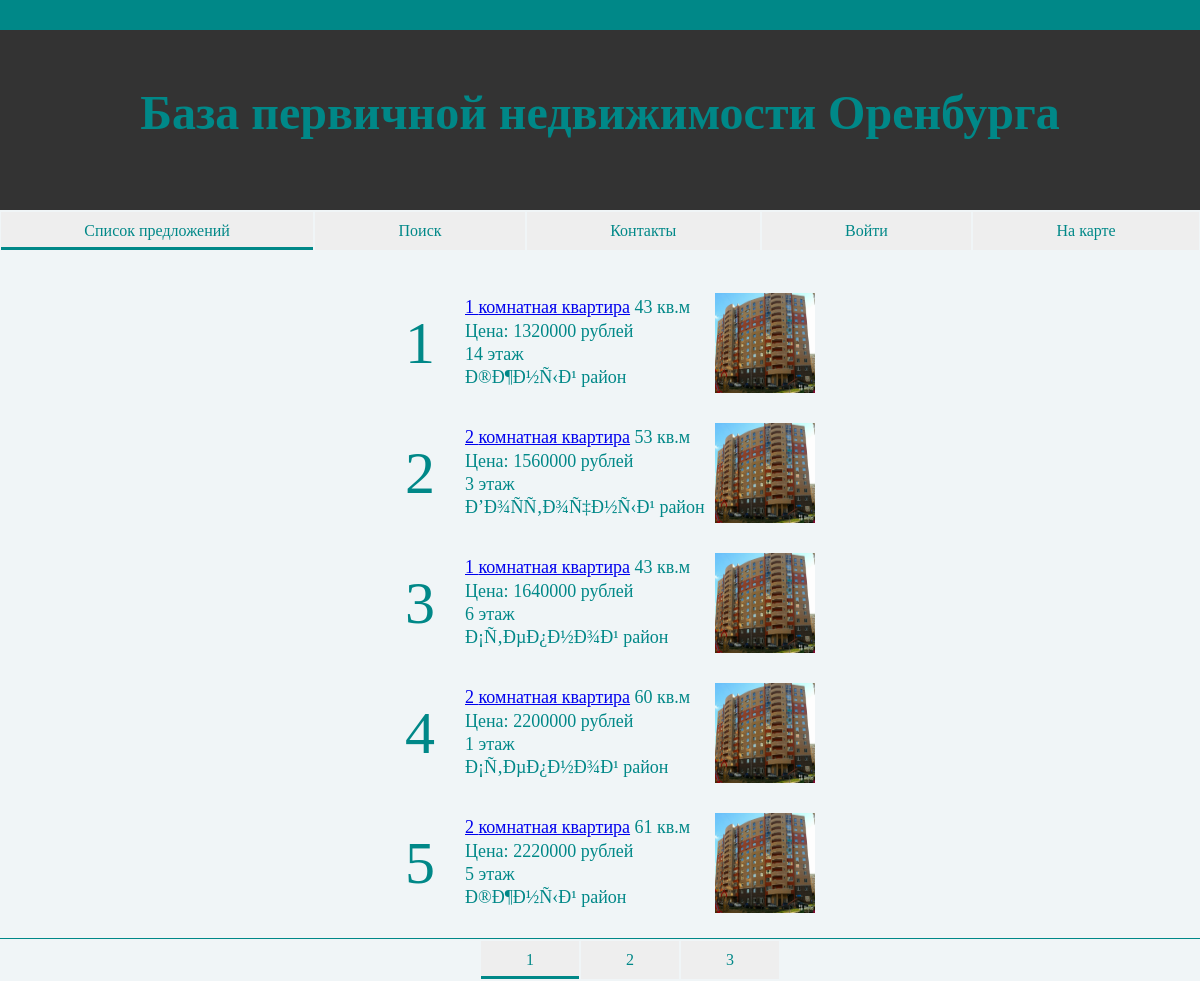
The page /List.php on the database as committed earlier.
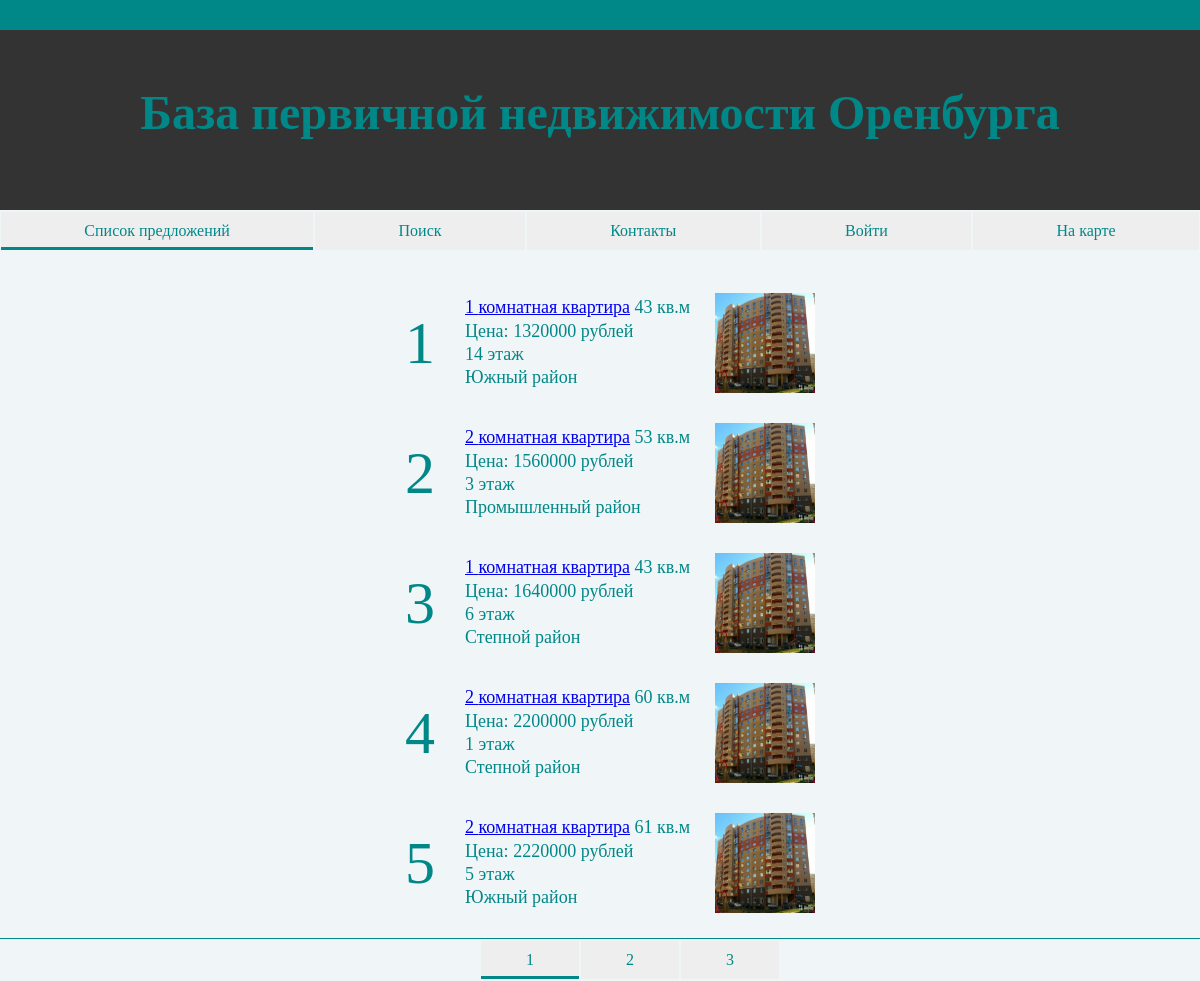
The same page on the database as committed later.
### tables this page shows
CREATE TABLE `Supply` (
  `id` int(11) NOT NULL DEFAULT '0',
  `price` int(11) DEFAULT NULL,
  `area` int(11) DEFAULT NULL,
  `metercost` int(11) DEFAULT NULL,
  `rooms` int(11) DEFAULT NULL,
  `storey` int(11) DEFAULT NULL,
  `stage` text,
  `iddistrict` int(11) DEFAULT NULL,
  `date` date DEFAULT NULL,
  `address` text,
  PRIMARY KEY (`id`),
  KEY `iddistrict` (`iddistrict`),
  CONSTRAINT `Supply_ibfk_1` FOREIGN KEY (`iddistrict`) REFERENCES `District` (`iddistrict`)
);

CREATE TABLE `District` (
  `iddistrict` int(11) NOT NULL DEFAULT '0',
  `district` text,
  PRIMARY KEY (`iddistrict`)
);

### Public/Paginator.php (the view, shortened to what this page needs)
<?php
    $pagi=$_GET['pagi'];
    if (empty($pagi)){$pagi=1;}
    function PaginationFromBase($dbhost, $dbuser, $dbpassword, $dbname, $ordercriteria, $currpage, $showitems)
    {
    $dbcon = new mysqli($dbhost, $dbuser, $dbpassword, $dbname);
    $dbcon->set_charset("utf8");
    $limlow = ($currpage-1)*$showitems;
    $i=0;
    $result = $dbcon->query("SELECT * FROM Supply inner join District on Supply.iddistrict = District.iddistrict order by $ordercriteria LIMIT $limlow, $showitems");
    echo "<br><br>";
    while ($row = $result->fetch_assoc()) {
    $i++;
    $id=$row['id'];
    $area=$row['area'];
    $price=$row['price'];
    $storey=$row['storey'];
    $rooms=$row['rooms'];
    $district=$row['district'];
    $num=$i+$limlow;
    echo   "<div class ='list-block'>
                <div class='bignum'>$num</div>
                <div class ='inner-list'><a href='Offer.php?id=$id'>$rooms комнатная квартира</a> $area кв.м <br>Ценa: $price рублей<br>$storey этаж<br>$district район <br></div>
                <img width='100' height='100' src='01.jpg'>
            </div>\n";
    }
    ?>
      <hr class= "nomar" size=0 color=#088 style="clear:left;"> </hr>
        <div class="menu" style="margin-left: 40%; width: 300px">
         <?php
    for ($i=1; $i<4; $i++){
    if ($i!=$currpage){
        $iu[$i]="menu-item";
    } else { $iu[$i]="menu-item_state_active";}?>
     <a href="?pagi=<?=$i?>" class=<?=$iu[$i]?>><?=$i?></a>
    <?php }
 }
?>
    <?php
    PaginationFromBase($server, $username, $password, $db, "price", $pagi, 5);
    ?>

### Public/List.php (shortened to what this page needs)
<html>
    <head>
        <link rel="stylesheet" type="text/css" href="Main.css"/>
    </head>
    <body>
<?php
    $page=1;
    include '../config.php';
    include "Header.php";
    include "Paginator.php";
?>
    </body>
</html>

### Public/Header.php (shortened to what this page needs)
    <link rel="stylesheet" type="text/css" href="Main.css"/>
    <hr class= "nomar" size=30 color=#088></hr>
    <div class="pervaplashka"><br><b>База первичной недвижимости Оренбурга</b><br></div>
    <div class="menu">
<?php
    if ($page == 1)
        {echo'<p class="menu-item_state_active">Список предложений</p>';}
        else  {echo '<a href="List.php" class="menu-item">Список предложений</a>';}
    if ($page == 2)
        {echo'<p class="menu-item_state_active">Поиск</p>';}
        else  {echo '<a href="Search.php" class="menu-item">Поиск</a>';}
    if ($page == 3)
        {echo'<p class="menu-item_state_active">Контакты</p>';}
        else  {echo '<a href="Contacts.php" class="menu-item">Контакты</a>';}
    if ($page == 4)
        {echo'<p class="menu-item_state_active">Войти</p>';}
        else  {echo '<a href="Auth.php" class="menu-item">Войти</a>';}
    if ($page == 5)
        {echo'<p class="menu-item_state_active">На карте</p>';}
        else  {echo '<a href="Onmap.php" class="menu-item">На карте</a>';}
?>
    </div>

### Public/Main.css (style rules this page uses)
body { margin: 0 0 0 0; min-width: 800px; background-color: #f0f5f7; }
.nomar { margin: 0 0 0 0; padding: 0 0 0 0; border: 0 0 0 0; }
.pervaplashka { height : 3.75em; background: #333; color: #088; text-align:center; font-family: GloberThinFree; font-size: 4vw; font: bold; }
.menu { display: flex; align: center; }
.menu-item { display:block; background:#eee; color:#088; font-family: DaxlinePro-Thin; font-weight: 300; text-decoration:none; text-align:center; margin:2px 1px; padding:10px 10px; transition:all 0.3s; flex-grow: 1; }
.menu-item_state_active { display:block; background:#eee; color:#088; font-family: DaxlinePro-Regular; font-weight: 300; text-decoration:none; text-align:center; margin:2px 1px; padding:10px 10px; transition:all 0.3s; flex-grow: 1; box-shadow:0px -3px 0 #088 inset; }
.list-block { margin: 0 auto; margin-bottom: 20px; display: flex; justify-content: center; align-items: center; width: 50%; height: 110px; }
.bignum { width: 50px; font-size: 60px; color:#088; font-family: DaxlinePro-Regular; font-weight: 300; text-align: right; margin-right: 30px; }
.inner-list { min-width: 250px; width: 40%; color:#088; line-height: 130%; font-family: DaxlinePro-Regular; font-weight: 300; font-size:18px; }

Rows that differ between the two databases and show on the page:
changed supply (number 1 of 5 on the later page): iddistrict.district "Ð®Ð¶Ð½Ñ‹Ð¹" → "Южный"
changed supply: iddistrict.district "Ð’Ð¾ÑÑ‚Ð¾Ñ‡Ð½Ñ‹Ð¹" → "Промышленный"
changed supply (number 3 of 5 on the later page): iddistrict.district "Ð¡Ñ‚ÐµÐ¿Ð½Ð¾Ð¹" → "Степной"
changed supply (number 4 of 5 on the later page): iddistrict.district "Ð¡Ñ‚ÐµÐ¿Ð½Ð¾Ð¹" → "Степной"
changed supply (number 5 of 5 on the later page): iddistrict.district "Ð®Ð¶Ð½Ñ‹Ð¹" → "Южный"
